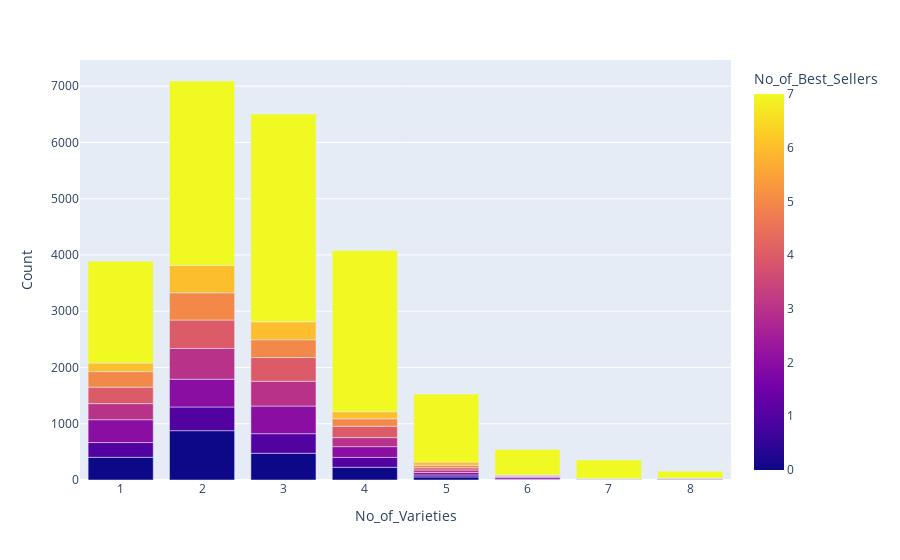

The notebook cell this image was saved under:
### Code cell
inter=idf.groupby(['No_of_Best_Sellers', 'No_of_Varieties'])[["Menu"]].count()
inter.rename(columns={"Menu":"Count"},inplace=True)
inter.reset_index(inplace=True)
    
fig = px.bar(inter,x="No_of_Varieties",y="Count",color="No_of_Best_Sellers",barmode="group")
py.iplot(fig)

### Figure 1 — Plotly figure (JSON) as saved in the notebook; plotly's stock layout.template omitted (floating-point values rounded to 4 significant figures)
{"data": [{"alignmentgroup": "True", "hovertemplate": "No_of_Varieties=%{x}<br>Count=%{y}<br>No_of_Best_Sellers=%{marker.color}<extra></extra>", "legendgroup": "", "marker": {"color": [0, 0, 0, 0, 0, 0, 0, 0, 1, 1, 1, 1, 1, 1, 1, 1, 2, 2, 2, 2, 2, 2, 2, 2, 3, 3, 3, 3, 3, 3, 3, 4, 4, 4, 4, 4, 4, 4, 5, 5, 5, 5, 5, 5, 5, 5, 6, 6, 6, 6, 6, 6, 6, 7, 7, 7, 7, 7, 7, 7, 7], "coloraxis": "coloraxis", "pattern": {"shape": ""}}, "name": "", "offsetgroup": "", "orientation": "v", "showlegend": false, "textposition": "auto", "type": "bar", "x": [1, 2, 3, 4, 5, 6, 7, 8, 1, 2, 3, 4, 5, 6, 7, 8, 1, 2, 3, 4, 5, 6, 7, 8, 1, 2, 3, 4, 5, 6, 8, 1, 2, 3, 4, 5, 6, 7, 1, 2, 3, 4, 5, 6, 7, 8, 1, 2, 3, 4, 5, 6, 7, 1, 2, 3, 4, 5, 6, 7, 8], "xaxis": "x", "y": [403, 877, 475, 226, 55, 5, 3, 13, 263, 421, 349, 176, 35, 11, 11, 7, 406, 494, 490, 191, 43, 29, 4, 2, 286, 546, 442, 161, 44, 20, 11, 293, 506, 421, 202, 41, 8, 1, 276, 484, 316, 132, 42, 15, 3, 1, 151, 485, 319, 125, 60, 6, 6, 1810, 3280, 3696, 2869, 1207, 447, 327, 123], "yaxis": "y"}], "layout": {"barmode": "group", "coloraxis": {"colorbar": {"title": {"text": "No_of_Best_Sellers"}}, "colorscale": [[0.0, "#0d0887"], [0.1111, "#46039f"], [0.2222, "#7201a8"], [0.3333, "#9c179e"], [0.4444, "#bd3786"], [0.5556, "#d8576b"], [0.6667, "#ed7953"], [0.7778, "#fb9f3a"], [0.8889, "#fdca26"], [1.0, "#f0f921"]]}, "legend": {"tracegroupgap": 0}, "margin": {"t": 60}, "xaxis": {"anchor": "y", "domain": [0.0, 1.0], "title": {"text": "No_of_Varieties"}}, "yaxis": {"anchor": "x", "domain": [0.0, 1.0], "title": {"text": "Count"}}}}
